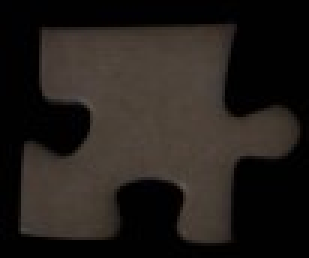
#> input picture other/puzzle python/test images/all+.jpg, 103 x 86 px, found by its file name (shown 3 times larger)
$ python main.py
#> lines starting #> are read from the running program, lines starting #| are printed output that depends on the picture
import myfunctions
from PIL import ImageDraw
from PIL import Image

intial_picture = Image.open(r'C:\\Users\\oscar\\Desktop\\#Oscar\\Programmation\\puzzle python\\test images\\all+.jpg')
#> intial_picture is the input picture: PIL image 103x86 RGB; mean R, G, B 35.3, 30.5, 26.7
picture = Image.open(r'C:\\Users\\oscar\\Desktop\\#Oscar\\Programmation\\puzzle python\\test images\\all+.jpg')
initial_width, initial_height = picture.size
#> initial_width = 103; initial_height = 86
newwidth = 100
picture.thumbnail((newwidth, int(initial_height / (initial_width / newwidth))))
width, height = picture.size
#> width = 99; height = 83
center = (int(0.5 * width)), (int(0.5 * height))
#> center = (49, 41)

# [40 lines left out: functions floodfill, floodfill_call, not called in this run]

# [4 lines of commented-out code are left out]

pixel_array = []
for i in range(width):
	temp_arr = [0] * height
	pixel_array.append(temp_arr)

treshold = 20
# [10 lines left out: function is_different_color, not called in this run]

def is_border(a, b):
	if (a == 0 or b == 0 or a == (len(pixel_array) - 1) or b == (len(pixel_array[0]) - 1)):
		return False
	pixel = pixel_array[a][b]
	leftpixel = pixel_array[a - 1][b]
	toppixel = pixel_array[a][b - 1]
	rightpixel = pixel_array[a + 1][b]
	bottompixel = pixel_array[a][b + 1]

	bt = 65
	if (pixel[0] < bt and pixel[1] < bt and pixel[2] < bt):
		return False
	black_around = 0
	if (leftpixel[0] < bt and leftpixel[1] < bt and leftpixel[2] < bt):
		black_around += 1
	if (toppixel[0] < bt and toppixel[1] < bt and toppixel[2] < bt):
		black_around += 1
	if (rightpixel[0] < bt and rightpixel[1] < bt and rightpixel[2] < bt):
		black_around += 1
	if (bottompixel[0] < bt and bottompixel[1] < bt and bottompixel[2] < bt):
		black_around += 1
	if (black_around > 0 and black_around < 3):
		return True
	return False
	if is_different_color(pixel, pixel_array[a - 1][b]):
		return True
	if is_different_color(pixel, pixel_array[a][b - 1]):
		return True
	return False

for x in range(width):
	pixel_array_col = []
	for y in range(height):
		pixel_color = picture.getpixel((x, y))
		pixel_array[x][y] = pixel_color
		print(str(x) + " : " + str(y))
#> after the loop, pixel_array = 99 items

# border_image = Image.new("RGBA", (width,height), (255, 0, 0, 0))
for x in range(width):
	for y in range(height):
		# new_color = (0, 0, 0)
		if (is_border(x, y)):
			picture.putpixel((x, y), (255, 0, 255))
#> this loop made 99 passes
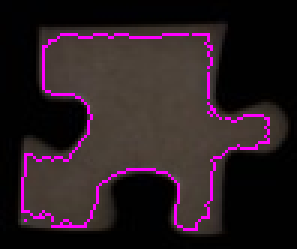
#> picture: PIL image 99x83 RGB (shown 3 times larger); mean R, G, B 42.7, 28.1, 34.7
		# [6 lines of commented-out code are left out]
picture.save('results\\test-result.jpg')

$ run again, with other/puzzle python/test images/allblack.jpg copied over other/puzzle python/test images/all+.jpg
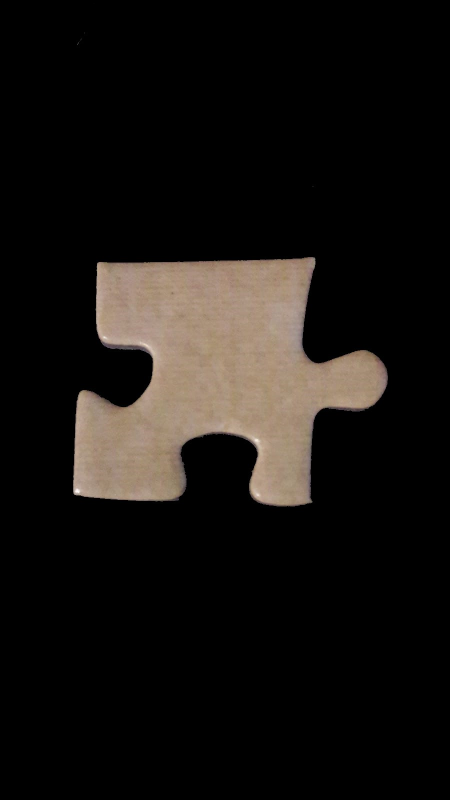
#> input picture other/puzzle python/test images/allblack.jpg, 900 x 1600 px, found by its file name (shown at 1/2 size)
#> intial_picture is the input picture: PIL image 900x1600 RGB; mean R, G, B 23.2, 19.9, 17.1
#> `picture.thumbnail((newwidth, int(initial_height / (initial_width / new..`:
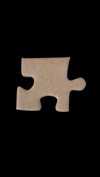
#> picture: PIL image 100x177 RGB; mean R, G, B 23.2, 20, 17.1
#> after the loop `for x in range(width):`: pixel_array = 100 items
#> the loop `for x in range(width):` made 100 passes
